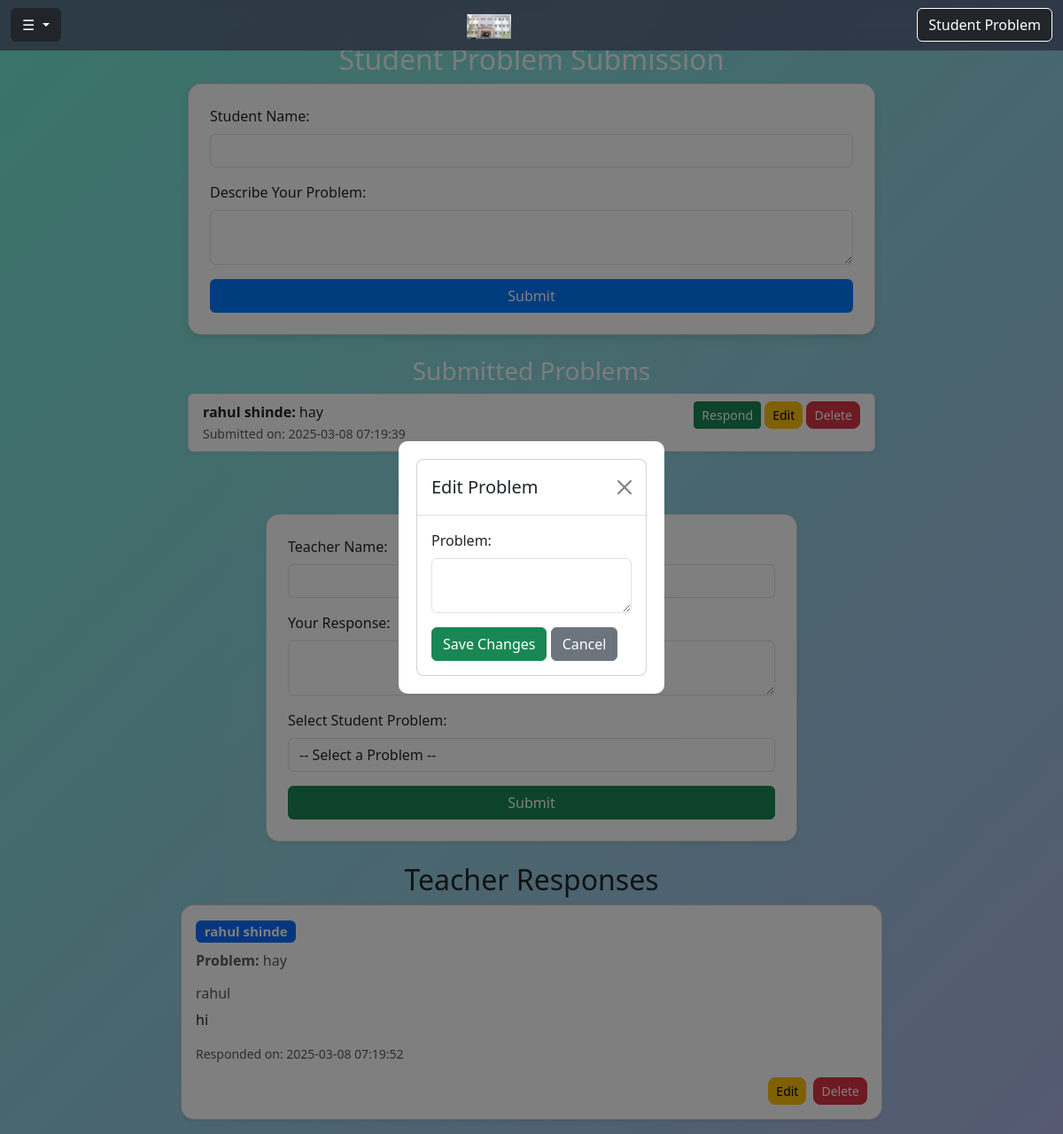
The page /student_problem.php on the database its author committed.
### tables this page shows
CREATE TABLE `student_problems` (
  `id` int(11) NOT NULL,
  `student_name` varchar(255) NOT NULL,
  `problem` text NOT NULL,
  `created_at` timestamp NOT NULL DEFAULT current_timestamp()
);

CREATE TABLE `teacher_responses` (
  `id` int(11) NOT NULL,
  `teacher_name` varchar(255) NOT NULL,
  `response` text NOT NULL,
  `student_problem_id` int(11) NOT NULL,
  `created_at` timestamp NOT NULL DEFAULT current_timestamp()
);

### student_problem.php (the view, shortened to what this page needs)
<?php
include 'db.php';
$student_sql = "SELECT id, student_name, problem, created_at FROM student_problems ORDER BY created_at DESC";
$student_result = $conn->query($student_sql);
$teacher_sql = "SELECT tr.id, tr.teacher_name, tr.response, tr.created_at, sp.student_name, sp.problem
                FROM teacher_responses tr
                JOIN student_problems sp ON tr.student_problem_id = sp.id
                ORDER BY tr.created_at DESC";
$teacher_result = $conn->query($teacher_sql);
?>
<!DOCTYPE html>
<html lang="en">
<head>
    <link href="https://cdn.jsdelivr.net/npm/bootstrap@5.3.0/dist/css/bootstrap.min.css" rel="stylesheet">
</head>
<body>
<nav class="navbar navbar-expand-lg navbar-dark fixed-top">
        <div class="container-fluid">
            <div class="dropdown">
                <button class="btn btn-dark dropdown-toggle" type="button" data-bs-toggle="dropdown" aria-expanded="false">
                    ☰
                </button>
            </div>
            <a class="navbar-brand mx-auto" href="index2.php">
                <img src="index.jpg" alt="Logo">
            </a>
            <a href="student_problem.php" class="btn btn-dark border-white">Student Problem</a>
        </div>
    </nav>
<div class="container mt-5">
    <h2 class="text-center text-light">Student Problem Submission</h2>
    <div class="card p-4">
        <form method="POST" action="">
            <div class="mb-3">
                <label class="form-label">Student Name:</label>
                <input type="text" name="student_name" class="form-control" required>
            </div>
            <div class="mb-3">
                <label class="form-label">Describe Your Problem:</label>
                <textarea name="problem" class="form-control" required></textarea>
            </div>
            <button type="submit" class="btn btn-custom w-100">Submit</button>
        </form>
    </div>
    <h3 class="text-center text-light mt-4">Submitted Problems</h3>
    <ul class="list-group shadow-sm">
    <?php while ($row = $student_result->fetch_assoc()): ?>
        <li class="list-group-item d-flex justify-content-between align-items-start">
            <div>
                <strong><?php echo htmlspecialchars($row['student_name']); ?>:</strong>
                <span id="problem-text-<?php echo $row['id']; ?>"><?php echo htmlspecialchars($row['problem']); ?></span>
                <br>
                <small class="text-muted">Submitted on: <?php echo $row['created_at']; ?></small>
            </div>
            <div>
            <div>
    <button class="btn btn-success btn-sm" onclick="openResponseModal(<?php echo $row['id']; ?>, '<?php echo htmlspecialchars($row['student_name']); ?>', '<?php echo htmlspecialchars($row['problem']); ?>')">
        Respond
    </button>
    <button class="btn btn-warning btn-sm" onclick="editProblem(<?php echo $row['id']; ?>)">Edit</button>
    <a href="?delete_id=<?php echo $row['id']; ?>" class="btn btn-danger btn-sm" onclick="return confirm('Are you sure?')">Delete</a>
</div>
            </div>
        </li>
    <?php endwhile; ?>
</ul>
</div>
<div id="editModal" class="modal" tabindex="-1">
    <div class="modal-dialog">
        <div class="modal-content">
            <div class="modal-header">
                <h5 class="modal-title">Edit Problem</h5>
                <button type="button" class="btn-close" onclick="closeModal()"></button>
            </div>
            <div class="modal-body">
                <form method="POST" action="">
                    <div class="mb-3">
                        <label for="edit_problem" class="form-label">Problem:</label>
                        <textarea id="edit_problem" name="edit_problem" class="form-control" required></textarea>
                    </div>
                    <button type="submit" class="btn btn-success">Save Changes</button>
                    <button type="button" class="btn btn-secondary" onclick="closeModal()">Cancel</button>
                </form>
            </div>
        </div>
    </div>
</div>
        <div class="d-flex justify-content-center mt-4">
        <div class="col-md-6">
            <h2 class="text-center text-success">Teacher Response</h2>
            <form method="POST" action="" class="card p-4 shadow-sm">
                <div class="mb-3">
                    <label for="teacher_name" class="form-label">Teacher Name:</label>
                </div>
                <div class="mb-3">
                    <label for="response" class="form-label">Your Response:</label>
                </div>
                <div class="mb-3">
                    <label for="problem_id" class="form-label">Select Student Problem:</label>
                    <select id="problem_id" name="problem_id" class="form-control" required>
                        <option value="">-- Select a Problem --</option>
                    </select>
                </div>
                <button type="submit" class="btn btn-success w-100">Submit</button>
            </form>
        </div>
    </div>
    <h2 class="text-center text-dark mt-4">Teacher Responses</h2><div class="row justify-content-center">
    <?php while ($row = $teacher_result->fetch_assoc()): ?>
        <div class="col-md-8 mb-3">
            <div class="card shadow-sm">
                <div class="card-body">
                    <h5 class="card-title">
                        <span class="badge bg-primary"><?php echo htmlspecialchars($row['student_name']); ?></span>
                    </h5>
                    <p class="text-muted"><strong>Problem:</strong> <?php echo htmlspecialchars($row['problem']); ?></p>
                    <h6 class="text-muted"><i class="bi bi-person-check"></i> <?php echo htmlspecialchars($row['teacher_name']); ?></h6>
                    <p class="card-text"><?php echo htmlspecialchars($row['response']); ?></p>
                    <p class="text-muted small"><i class="bi bi-clock"></i> Responded on: <?php echo $row['created_at']; ?></p>
                    <div class="d-flex justify-content-end">
                        <a href="?edit_response_id=<?php echo $row['id']; ?>" class="btn btn-sm btn-warning me-2">
                            <i class="bi bi-pencil"></i> Edit
                        </a>
                        <a href="?delete_response_id=<?php echo $row['id']; ?>" class="btn btn-sm btn-danger" onclick="return confirm('Are you sure you want to delete this response?')">
                            <i class="bi bi-trash"></i> Delete
                        </a>
                    </div>
                </div>
            </div>
        </div>
    <?php endwhile; ?>
</div>
</body>
</html>

### student_problem.php (style rules this page uses)
.card { border-radius: 15px; transition: transform 0.2s ease-in-out; }
.btn-warning, .btn-danger { border-radius: 8px; }
body { background: linear-gradient(135deg, #74ebd5, #ACB6E5); min-height: 100vh; }
.container { max-width: 800px; }
.card { border-radius: 15px; box-shadow: 0px 4px 10px rgba(0, 0, 0, 0.1); }
.btn-custom { background-color: #007bff; color: white; transition: 0.3s; }
.navbar { background-color: rgba(42, 45, 62, 0.8) !important; backdrop-filter: blur(10px); }
.navbar-brand img { width: 50px; height: auto; }
.modal { display: none; position: fixed; z-index: 1; left: 0; top: 0; width: 100%; height: 100%; background-color: rgba(0,0,0,0.5); display: flex; align-items: center; justify-content: center; }
.modal-dialog { background: white; padding: 20px; border-radius: 10px; }

### rows shown on the page
student_problems: student_name "rahul shinde", problem "hay", created_at "2025-03-08 07:19:39"
teacher_responses: student_problem.student_name "rahul shinde", student_problem.problem "hay", teacher_name "rahul", response "hi", created_at "2025-03-08 07:19:52"
